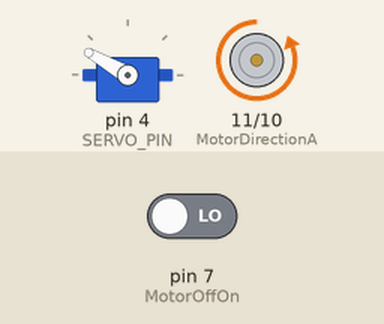
Recording of a sketch running on a simulated Arduino Uno, built with avr-gcc and run on an emulated ATmega328P. On the bench: servo, motor-driver pin pairs drawn as motors (green arrow = first pin HIGH = forward, orange = second pin HIGH = backward, longer = more drive). The inputs (shaded band) are chosen by the test bench; at power-on: pin 7 (MotorOffOn) LOW. What the sketch prints to the serial monitor is not drawn.

Above: at 1.2 s.
1.3 s: pin 7 (MotorOffOn) driven HIGH
At 2.2 s:
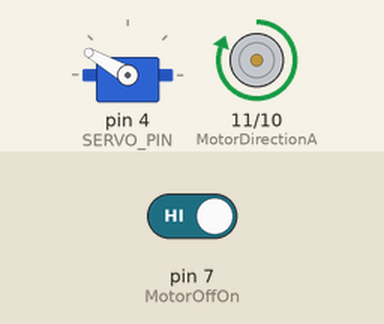
2.8 s: pin 7 (MotorOffOn) driven LOW
At 3.3 s:
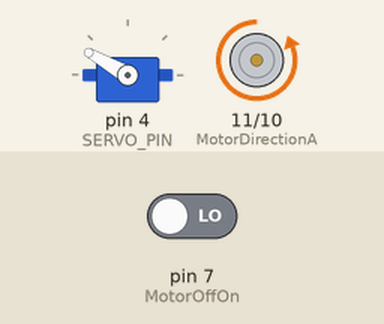
Timing chart, 0 to 5.8 s (numbered marks = the images above; inputs shaded):
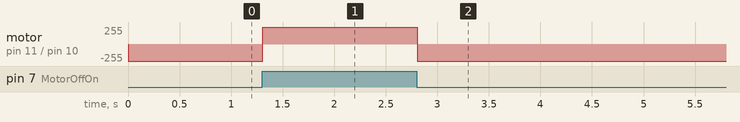

Measured:
- after the input at 1.3 s, motor on pin 11 (MotorDirectionA) / pin 10 (MotorDirectionB): backward 255/255 → forward 255/255 at once
- after the input at 2.8 s, motor on pin 11 (MotorDirectionA) / pin 10 (MotorDirectionB): forward 255/255 → backward 255/255 at once

The sketch:

AlexsArduinoCode.ino
```cpp
#include "Arduino.h"
#define MotorDirectionA 11
#define MotorDirectionB 10
#define MotorOffOn 7
#define SERVO_PIN 4
#include <Servo.h>
Servo myServo;
int OffOn;

void setup()
{
    // put your setup code here, to run once:
    Serial.begin(9600);
    pinMode(MotorDirectionA, OUTPUT);
    pinMode(MotorDirectionB, OUTPUT);
    pinMode(MotorOffOn, INPUT); //switch
    myServo.attach(SERVO_PIN);
    myServo.write(150);
}

void loop()
{

    OffOn = digitalRead(MotorOffOn);
    Serial.println(OffOn);
    if (OffOn == 1)
    {
        digitalWrite(MotorDirectionA, HIGH);
        digitalWrite(MotorDirectionB, LOW);
    }
    else if(OffOn == 0)
    {
        digitalWrite(MotorDirectionB, HIGH);
        digitalWrite(MotorDirectionA, LOW);
    }
}
```
